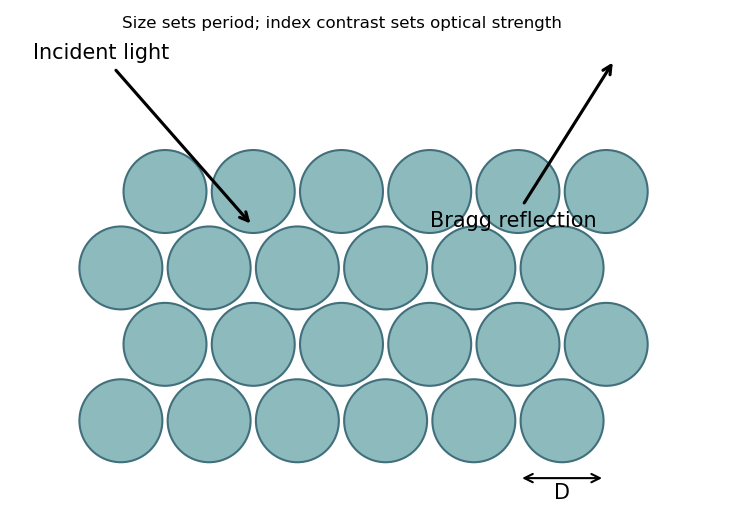

This figure's Python source:
"""Original explanatory figure; Python 3.14, matplotlib 3.10, numpy 2.3. Writes a basename PNG to cwd, normally mirrored _media."""
from pathlib import Path
import numpy as np
import matplotlib
matplotlib.use('Agg')
import matplotlib.pyplot as plt
from matplotlib.patches import Circle,Rectangle,Polygon,Arc
plt.rcParams.update({'font.size':10,'figure.facecolor':'white','axes.facecolor':'white'})

fig,ax=plt.subplots(figsize=(6.6,3.6));ax.set(xlim=(-1.2,7),ylim=(-1,4.6),aspect='equal');ax.axis('off')
for j in range(4):
 for i in range(6):ax.add_patch(Circle((i+.5*(j%2),j*np.sqrt(3)/2),.47,facecolor='#8dbbbd',edgecolor='#416f7c'))
ax.annotate('Incident light',xy=(1.5,2.2),xytext=(-1,4.1),arrowprops={'arrowstyle':'->','lw':1.5});ax.annotate('Bragg reflection',xy=(5.6,4.1),xytext=(3.5,2.2),arrowprops={'arrowstyle':'->','lw':1.5});ax.annotate('',xy=(4.5,-.65),xytext=(5.5,-.65),arrowprops={'arrowstyle':'<->'});ax.text(5,-.88,'D',ha='center');ax.text(2.5,4.45,'Size sets period; index contrast sets optical strength',ha='center',fontsize=8);fig.tight_layout()

fig.savefig(Path(__file__).with_suffix('.png').name,dpi=150,facecolor='white',bbox_inches='tight');plt.close(fig)
